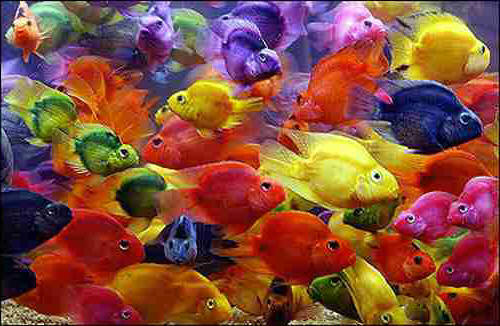
#> input picture ps2/fish.jpg, 500 x 326 px
$ jupyter execute ps2_updated.ipynb   (shell and % lines are left out)
#> lines starting #> are read from the running program, lines starting #| are printed output that depends on the picture
# 2.1 Color quantization k-means

For this problem you will write code to quantize a color space by applying k-means clustering to the pixels in a given input image. We will experiment with two different color spaces — RGB and HSV.

Implement each of the functions described below. After each function there is a test on the 4x6 image that will be generated within this notebook. These test are to help you verify and debug your code. However, they will not cover every possible edge case. We encourage you to write additional test or debug your code line-by-line to make sure the functions work as expected.

> Note: to pass the tests in this notebook and on Gradescope you will need to use a random seed value of `101` whenever possible. Please check the docstrings for any of the 3rd party functions to make sure you set the random seed properly.

### Exporting this notebook to a .py script

Once you are done implementing all the required functions in this notebook, you can go ahead and use the provided `notebook2script.py` script to convert this notebook into a `.py` file for submission.

The provided script will look for all the cells with the `#export` tag in the first line of the cell and only add those cells to the final script. This tag is already present for all the required cells in this notebook.

If you add any cells that you want to include in the submission, you can add the tag to the top of the cell.

The idea behind this is that students get to experiment, print and plot freely in the notebook while ensuring the submission file remains Gradescope friendly. Please avoid putting the `#export` tag on cells with `print`, `imshow`, and `plot` statements.

[cell 1]
#export
import numpy as np
from sklearn.cluster import KMeans
from skimage.color import rgb2hsv, hsv2rgb
from typing import Tuple

[cell 2]
import matplotlib.pyplot as plt

The commands in the follwing cell will plot all images/plots in an interactive window. If you would prefer to not have interactive plots, comment out %matplotlib notebook and uncomment %matplotlib inline instead.

You can use plt.rcParams['figure.figsize'] to make all the plots in this notebook bigger or smaller.

[cell 3]
# %matplotlib inline

# plt.rcParams['figure.figsize'] = (7, 3)

[cell 4]
# set test_k = 4 to pass the tests in this notebook
test_k = 4

[cell 5]
# generate a random test image (with a seed of `101`)
np.random.seed(101)
test_img = np.random.randint(0, 256, size=(4, 6, 3), dtype=np.uint8)

_, ax = plt.subplots()
ax.axis("off")
ax.imshow(test_img)
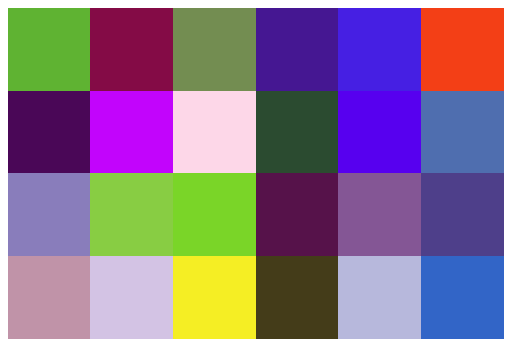
#> figure drawn by matplotlib, 1 panel

## (a) Quantize in RGB space

Given an RGB image, quantize the 3-dimensional RGB space, and map each pixel in the input image to its nearest k-means center. That is, replace the RGB value at each pixel with its nearest cluster’s average RGB value.

Use the [sklearn.cluster.KMeans](https://scikit-learn.org/stable/modules/generated/sklearn.cluster.KMeans.html) class to perfom the k-means clustering. See the documentation for details on how to use the class, and make sure you set `random_state=101`.

[cell 6]
#export
def quantize_rgb(img: np.ndarray, k: int) -> np.ndarray:
    """
    Compute the k-means clusters for the input image in RGB space, and return
    an image where each pixel is replaced by the nearest cluster's average RGB
    value.

    Inputs:
        img: Input RGB image with shape H x W x 3 and dtype "uint8"
        k: The number of clusters to use

    Output:
        An RGB image with shape H x W x 3 and dtype "uint8"
    """
#     quantized_img = np.zeros_like(img)

    ##########################################################################
    # TODO: Perform k-means clustering and return an image where each pixel  #
    # is assigned the value of the nearest clusters RGB values.              #
    ##########################################################################
    image = np.copy(img)
    [w,h,d] = np.shape(image)
    stretch = np.reshape(img,(w*h,d))
    kmeans = KMeans(n_clusters=k, random_state = 101)

    labels = kmeans.fit_predict(stretch)

    means = kmeans.cluster_centers_
    image_out = means[labels].reshape(img.shape).astype(np.uint8)
# [18 lines of commented-out code are left out]

    return image_out

[cell 7]
expected_quantized_img_rgb = np.array([[[159, 173,  49],
        [ 80,  34,  60],
        [159, 173,  49],
        [ 99,  60, 190],
        [ 99,  60, 190],
        [159, 173,  49]],

       [[ 80,  34,  60],
        [ 99,  60, 190],
        [209, 185, 212],
        [ 80,  34,  60],
        [ 99,  60, 190],
        [ 99,  60, 190]],

       [[ 99,  60, 190],
        [159, 173,  49],
        [159, 173,  49],
        [ 80,  34,  60],
        [ 99,  60, 190],
        [ 99,  60, 190]],

       [[209, 185, 212],
        [209, 185, 212],
        [159, 173,  49],
        [ 80,  34,  60],
        [209, 185, 212],
        [ 99,  60, 190]]], dtype=np.uint8)

quantized_img_rgb = quantize_rgb(test_img, test_k)

if np.allclose(quantized_img_rgb, expected_quantized_img_rgb):
    print("\nQuantized image computed correctly!")
else:
    print("\nQuantized image is incorrect.")
    print(f"\nexpected:\n\n{expected_quantized_img_rgb}")
    print(f"\ncomputed:\n\n{quantized_img_rgb}")

Let's take a look at the results.

[cell 8]
fig, axs = plt.subplots(1, 2)

axs[0].axis("off")
axs[0].imshow(test_img)

axs[1].axis("off")
axs[1].imshow(quantized_img_rgb)

# uncomment this line and change the filename as needed to save the figure
# fig.savefig(f"output-quantized-rgb-{k}.png", dpi=200, bbox_inches="tight")
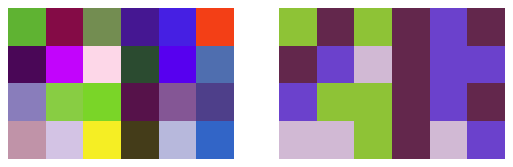
#> figure drawn by matplotlib, 2 panels

## (b) Quantize in HSV space

Given an RGB image, convert it to HSV and quantize the 1-dimensional Hue space. Map each pixel in the input image to its nearest quantized Hue value, while keeping its Saturation and Value channels the same as the input. Convert the quantized output back to RGB color space.

Use the [sklearn.cluster.KMeans](https://scikit-learn.org/stable/modules/generated/sklearn.cluster.KMeans.html) class to perfom the k-means clustering. See the documentation for details on how to use the class, and make sure you set `random_state=101`.

Use the [skimage.color.rgb2hsv](https://scikit-image.org/docs/dev/api/skimage.color.html#skimage.color.rgb2hsv) and [skimage.color.hsv2rgb](https://scikit-image.org/docs/dev/api/skimage.color.html#skimage.color.hsv2rgb) functions to convert the image to HSV and back to RGB.

[cell 9]
#export
def quantize_hsv(img: np.ndarray, k: int) -> np.ndarray:
    """
    Compute the k-means clusters for the input image in the hue dimension of the
    HSV space. Replace the hue values with the nearest cluster's hue value. Finally,
    convert the image back to RGB.

    Inputs:
        img: Input RGB image with shape H x W x 3 and dtype "uint8"
        k: The number of clusters to use

    Output:
        An RGB image with shape H x W x 3 and dtype "uint8"
    """


    ##########################################################################
    # TODO: Convert the image to HSV. Perform k-means clustering in hue      #
    # space. Replace the hue values in the image with the cluster centers.   #
    # Convert the image back to RGB.                                         #
    ##########################################################################
    img_rgb = np.copy(img)
    img_hsv = rgb2hsv(img_rgb)
    hue_array = img_hsv[:,:,0]
    samples = hue_array.reshape((-1, 1))
    kmeans = KMeans(n_clusters=k, random_state=101)
    labels = kmeans.fit_predict(samples)
    centers = kmeans.cluster_centers_
    img_hsv[:,:,0] = centers[labels].reshape(hue_array.shape)
    quantized_img = (hsv2rgb(img_hsv) * 255).astype(np.uint8)
    return quantized_img
# [27 lines of commented-out code are left out]

[cell 10]
expected_quantized_img_hsv = np.array([[[ 94, 179,  49],
        [131,  11, 112],
        [101, 141,  81],
        [ 38,  23, 146],
        [ 55,  31, 227],
        [243, 166,  22]],

       [[ 87,   7,  74],
        [252,   3, 212],
        [253, 215, 246],
        [ 54,  75,  43],
        [ 29,   0, 239],
        [ 90,  79, 175]],

       [[132, 125, 187],
        [114, 205,  66],
        [ 99, 213,  40],
        [ 86,  17,  75],
        [149,  86, 139],
        [ 72,  63, 138]],

       [[192, 147, 184],
        [199, 195, 227],
        [245, 172,  36],
        [ 68,  53,  24],
        [187, 183, 220],
        [ 68,  49, 199]]], dtype=np.uint8)

quantized_img_hsv = quantize_hsv(test_img, test_k)

if np.allclose(quantized_img_hsv, expected_quantized_img_hsv):
    print("\nQuantized image computed correctly!")
else:
    print("\nQuantized image is incorrect.")
    print(f"\nexpected:\n\n{expected_quantized_img_hsv}")
    print(f"\ncomputed:\n\n{quantized_img_hsv}")

Let's take a look at the results.

[cell 11]
fig, axs = plt.subplots(1, 2)

axs[0].axis("off")
axs[0].imshow(test_img)

axs[1].axis("off")
axs[1].imshow(quantized_img_hsv)

# uncomment this line and change the filename as needed to save the figure
# fig.savefig(f"output-quantized-hsv-{k}.png", dpi=200, bbox_inches="tight")
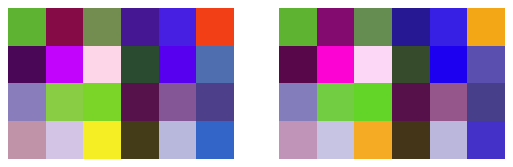
#> figure drawn by matplotlib, 2 panels

## (c) Sum of squared error

Write a function to compute the SSD error (sum of squared error) between the original RGB pixel values and the quantized values

[cell 12]
#export
def compute_quantization_error(img: np.ndarray, quantized_img: np.ndarray) -> int:
    """
    Compute the sum of squared error between the two input images.

    Inputs:
        img: Input RGB image with shape H x W x 3 and dtype "uint8"
        quantized_img: Quantized RGB image with shape H x W x 3 and dtype "uint8"

    Output:

    """
    error = 0

    ##########################################################################
    # TODO: Compute the sum of squared error.                                #
    ##########################################################################
    error = np.square(img.astype('float32') - quantized_img.astype('float32'))
    return np.sum(error)


    ##########################################################################
    ##########################################################################

[cell 13]
error_rgb = compute_quantization_error(test_img, quantized_img_rgb)
print(f"quantization error (rgb): {error_rgb:,}")

error_hsv = compute_quantization_error(test_img, quantized_img_hsv)
print(f"quantization error (hsv): {error_hsv:,}")

[cell 14]
if error_rgb == 112251:
    print("\nQuantization error computed correctly!")
else:
    print("\nQuantization error incorrect")
    print(f"\nexpected: 112,251\ncomputed: {error_rgb}")


if error_hsv == 33167:
    print("\nQuantization error computed correctly!")
else:
    print("\nQuantization error incorrect")
    print(f"\nexpected: 33,167\ncomputed: {error_hsv}")

## (d) Calculate Hue histograms

Given an image, compute and display two histograms of its hue values. Let the first histogram use equally-spaced bins (uniformly dividing up the hue values), and let the second histogram use bins defined by the `k` cluster center memberships (i.e., all pixels belonging to hue cluster `i` go to the `i-th` bin, for `i=1,...k`).

[cell 15]
#export
def get_hue_histograms(img: np.ndarray, k: int) -> Tuple[np.ndarray, np.ndarray]:
    """
    Compute the histogram values two ways: equally spaced and clustered.

    Inputs:
        img: Input RGB image with shape H x W x 3 and dtype "uint8"
        k: The number of clusters to use

    Output:
        hist_equal: The values for an equally spaced histogram
        hist_clustered: The values for a histogram of the cluster assignments
    """
    hues = rgb2hsv(img)[:, :, 0]
    hues = np.ravel(hues)
    hist_equal = plt.hist(hues, bins=k)


    kmeans = KMeans(n_clusters=k,random_state=101)
    labels = kmeans.fit_predict(hues.reshape(-1,1))
    hist_clustered = plt.hist(labels, bins=k)


    ##########################################################################
    # TODO: Convert the image to HSV. Calculate a k-bin histogram for the    #
    # hue dimension. Calculate the k-means clustering of the hue space.      #
    # Calculate the histogram values for the cluster assignments.            #
    ##########################################################################


    ##########################################################################
    ##########################################################################

    return hist_equal[0], hist_clustered[0]

[cell 16]
expected_hist_equal = np.array([ 6,  2,  6, 10], dtype=np.int64)
expected_hist_clustered = np.array([3, 7, 9, 5], dtype=np.int64)

hist_equal, hist_clustered = get_hue_histograms(test_img, test_k)

if np.all(hist_equal == expected_hist_equal):
    print("\nEqual histogram values computed correctly!")
else:
    print("\nEqual histogram values are incorrect.")
    print(f"\nexpected: {expected_hist_equal}")
    print(f"\ncomputed: {hist_equal}")

if np.all(hist_clustered == expected_hist_clustered):
    print("\nClustered histogram values computed correctly!")
else:
    print("\nClustered histogram values are incorrect.")
    print(f"\nexpected: {expected_hist_clustered}")
    print(f"\ncomputed: {hist_clustered}")
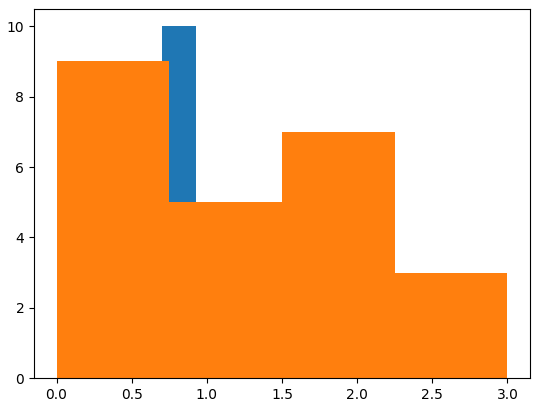
#> figure drawn by matplotlib, 1 panel; tallest bar 10 high, from x = 0.702 to 0.925; tallest bar 9 high, from x = 0 to 0.75

Let's take a look at the results.

[cell 17]
fig, axs = plt.subplots(1, 2)
axs[0].set_title("equal")
axs[0].bar(np.arange(test_k), hist_equal)

axs[1].set_title("clustered")
axs[1].bar(np.arange(test_k), hist_clustered)

# uncomment this line and change the filename as needed to save the figure
# fig.savefig(f"output-histograms-{k}.png", dpi=200, bbox_inches="tight")
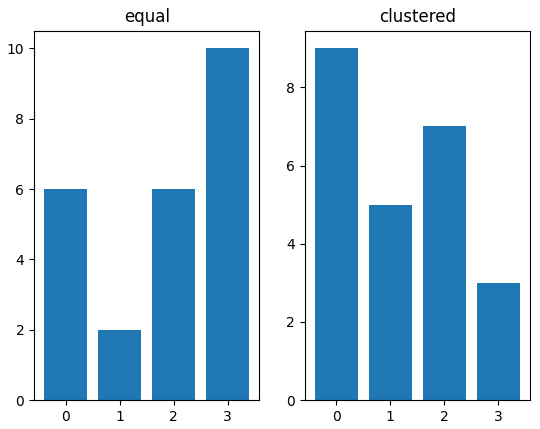
#> figure drawn by matplotlib, 2 panels; panel 1: tallest bar 10 high, from x = 2.6 to 3.4; panel 2: tallest bar 9 high, from x = -0.4 to 0.4

## Submission

Once you are ready to submit, you can run the following cell to export this notebook into a Python script. You should submit this script to Gradescope.

[cell 18]
from imageio import imread

fish = np.array(imread('./fish.jpg'))
#> fish is the input picture: shape (326, 500, 3); mean R, G, B 132.5, 77.5, 60.6
K = 8
fish_rgb_quantized = quantize_rgb(fish, k=K)
#> call 2 of quantize_rgb, with k = 8
#> in quantize_rgb (call 2), `image_out = means[labels].reshape(img.shape).astype(np.uint8)`:
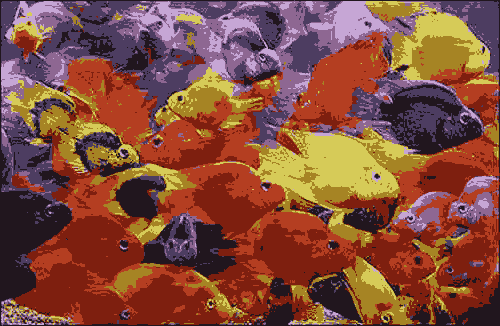
#> image_out: shape (326, 500, 3); mean R, G, B 132, 76.8, 59.9
_, ax = plt.subplots()
ax.axis("off")
ax.imshow(fish_rgb_quantized)

[cell 19]
fish_hsv_quantized = quantize_hsv(fish, k=K)
#> call 2 of quantize_hsv, with k = 8
#> in quantize_hsv (call 2), `img_hsv = rgb2hsv(img_rgb)`: img_hsv: shape (326, 500, 3) float64; mean of channels 0, 1, 2 0.366, 0.703, 0.561
#> in quantize_hsv (call 2), `hue_array = img_hsv[:,:,0]`:
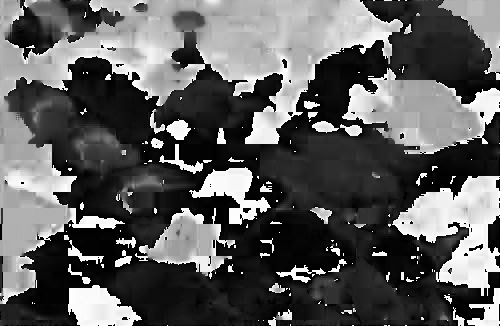
#> hue_array: shape (326, 500) float64; min 0, max 0.999, mean 0.366
#> in quantize_hsv (call 2), `img_hsv[:,:,0] = centers[labels].reshape(hue_array.shape)`: img_hsv: shape (326, 500, 3) float64; mean of channels 0, 1, 2 0.365, 0.703, 0.561
#> in quantize_hsv (call 2), `quantized_img = (hsv2rgb(img_hsv) * 255).astype(np.uint8)`:
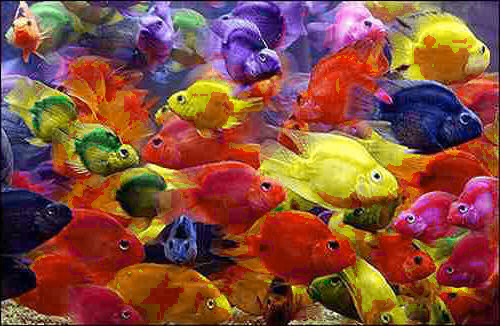
#> quantized_img: shape (326, 500, 3); mean R, G, B 133, 77.9, 60.6
_, ax = plt.subplots()
ax.axis("off")
ax.imshow(fish_hsv_quantized)
hist_equal, hist_clustered = get_hue_histograms(fish, K)
#> hist_equal = [71091, 25047, 2857, 1418, 2527, 25385, 11531, 23144]; hist_clustered = [40738, 9845, 25664, 12747, 20283, 4063, 19716, 29944]

[cell 20]
fig, axs = plt.subplots(1, 2)
plt.subplots_adjust(wspace = 0.4)
axs[0].set_title("equal")
axs[0].set_xlabel("bin ID")
axs[0].set_ylabel("number of pixels")
axs[0].bar(np.arange(K), hist_equal)

axs[1].set_title("clustered")
axs[1].set_xlabel("cluster ID")
axs[1].set_ylabel("number of pixels")
axs[1].bar(np.arange(K), hist_clustered)
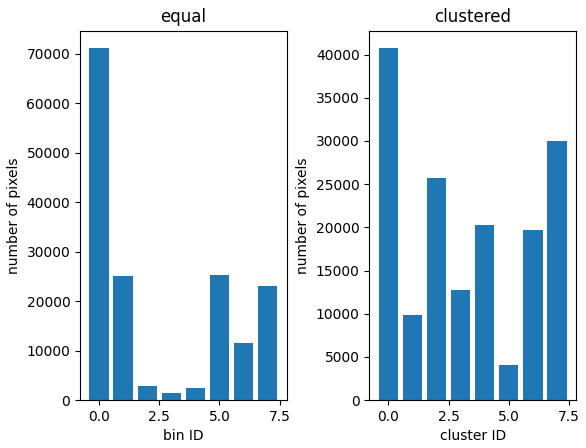
#> figure drawn by matplotlib, 2 panels; panel 1: tallest bar 71091 high, from x = -0.4 to 0.4; panel 2: tallest bar 40738 high, from x = -0.4 to 0.4
